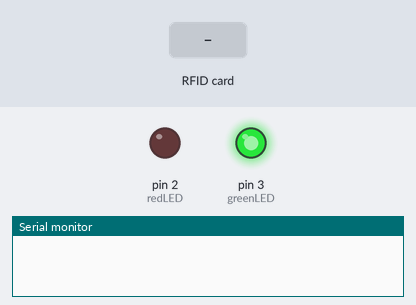
Simulated run of this sketch. Board: Arduino Uno, built with avr-gcc and run on an emulated ATmega328P. On the bench: output pins drawn as LEDs (lit = HIGH), the last lines printed to the serial monitor. Inputs (shaded band) come from the test bench. Pins used as bus, display or sensor lines are not drawn.

Above: at 1.2 s.
1.3 s: RFID card 86 F6 B6 57 held to the reader
At 3.5 s:
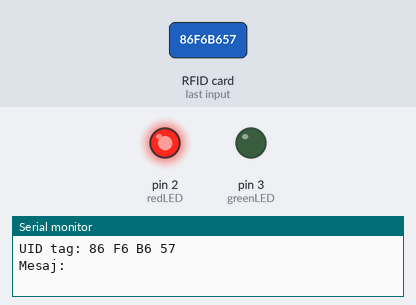
Timing chart, 0 to 27.5 s (numbered marks = the images above; inputs shaded):
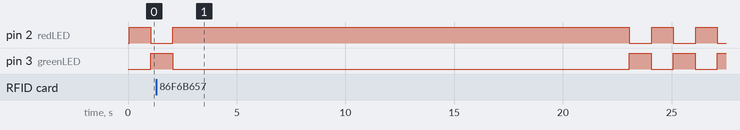

The sketch:

Program_placuta_2.ino
```cpp
#include <SPI.h>
#include <MFRC522.h>

#define SS_PIN 10
#define RST_PIN 9
#define greenLED 3
#define redLED 2

MFRC522 mfrc522(SS_PIN, RST_PIN);
int i=0;

void setup() {
  Serial.begin(9600);
SPI.begin();
mfrc522.PCD_Init();
pinMode(redLED, OUTPUT);  //set the LED as an output
  pinMode(greenLED, OUTPUT);

}

void loop() {
  digitalWrite(redLED, HIGH);
  delay(1000);
  digitalWrite(redLED, LOW);
  digitalWrite(greenLED, HIGH);
  delay(1000);
  digitalWrite(greenLED, LOW);
  if( ! mfrc522.PICC_IsNewCardPresent())
{
  return;
}

if( ! mfrc522.PICC_ReadCardSerial())
{
  return;
}
Serial.print("UID tag:");
String content= "";
byte letter;
for (byte i=0; i < mfrc522.uid.size; i++)
{
  Serial.print(mfrc522.uid.uidByte[i] < 0x10 ? " 0" : " ");
  Serial.print(mfrc522.uid.uidByte[i], HEX);
  content.concat(String(mfrc522.uid.uidByte[i] < 0x10 ? " 0" : " "));
  content.concat(String(mfrc522.uid.uidByte[i], HEX));
}

Serial.println();
Serial.print("Mesaj: ");
content.toUpperCase();

if(content.substring(1) == "86 F6 B6 57"){
    digitalWrite(greenLED, LOW);
  digitalWrite(redLED, HIGH);
  delay(20000);


}
else{}

if(content.substring(1) == "93 61 41 1C"){
 digitalWrite(redLED, LOW);
 digitalWrite(greenLED, HIGH);
delay(20000);
}
else{}
}
```

Measured:
- by itself, pin 2 (redLED): repeats every 2.0 s: LOW 1.0 s, HIGH 1.0 s
- by itself, pin 3 (greenLED): repeats every 2.0 s: HIGH 1.0 s, LOW 1.0 s
